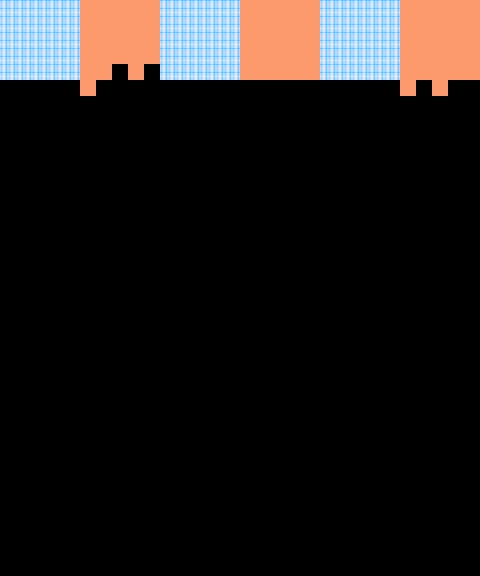

Below is a game level as drawn by its tile map, then a one-line description and the .tmx that defines it (tile-layer data replaced by summaries):
An orthogonal 30x36 tile map with 16x16 px tiles, 5 tile layers (Back, Buildings, Paths, Front, ...).

<map version="1.10" tiledversion="1.10.2" orientation="orthogonal" renderorder="right-down" width="30" height="36" tilewidth="16" tileheight="16" infinite="0" nextlayerid="17" nextobjectid="12">
 <tileset firstgid="1" name="townInterior.zh-CN" tilewidth="16" tileheight="16" tilecount="2176" columns="32">
  <image source="游戏素材-建筑家具/townInterior.zh-CN.png" width="512" height="1088" />
 </tileset>
 <layer id="1" name="Back" width="30" height="36">
  <data>[1080 cells, 151 non-empty, 2 distinct tile ids]</data>
 </layer>
 <layer id="2" name="Buildings" width="30" height="36">
  <data>[1080 cells, 0 non-empty, 0 distinct tile ids]</data>
 </layer>
 <layer id="5" name="Paths" width="30" height="36">
  <data>[1080 cells, 0 non-empty, 0 distinct tile ids]</data>
 </layer>
 <layer id="3" name="Front" width="30" height="36">
  <data>[1080 cells, 0 non-empty, 0 distinct tile ids]</data>
 </layer>
 <layer id="4" name="AlwaysFront" width="30" height="36">
  <data>[1080 cells, 0 non-empty, 0 distinct tile ids]</data>
 </layer>
 <objectgroup id="6" name="Back" />
 <objectgroup id="7" name="Buildings" />
 <objectgroup id="10" name="Paths" />
 <objectgroup id="8" name="FrontSpouse" />
 <objectgroup id="9" name="AlwaysFrontSpouse" />
</map>
